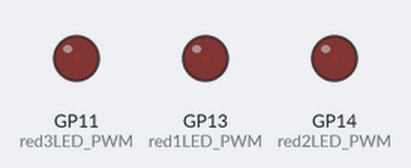
Simulated run of this program. Board: Raspberry Pi Pico running MicroPython. Shown: output pins drawn as LEDs (lit = HIGH). What the program prints to the serial console is not drawn.

Above: at 0.05 s.
At 16.05 s:
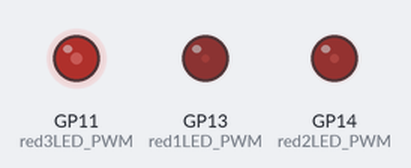
At 23.95 s:
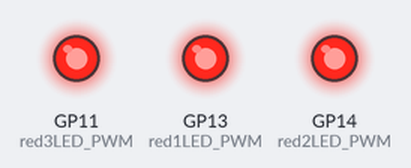
Timing chart, 0 to 31.2 s (numbered marks = the images above):
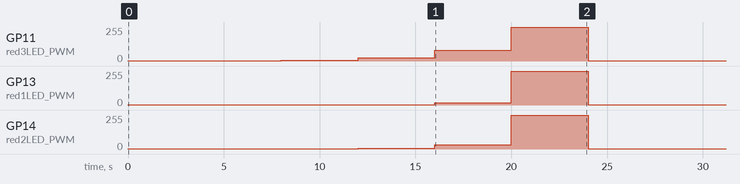

The program:

comparison_dimming_eq.py
```python
# Program to use a potentiometer
# as a dimmer switch for an LED
# comparing various nonlinear scalings for dimming
# HW for Pico Lesson 10 and 11
# Lori Pfahler
# April 2023


# import modules
from machine import Pin, PWM, ADC
from utime import sleep

# setup potentiometers on ADC pins: ADC0 and ADC1
myPot = machine.ADC(26)

# setup red LEDs with PWM
# eq65535 LED
red1LED_PWM = PWM(Pin(13))
red1LED_PWM.freq(1000)
red1LED_PWM.duty_u16(0)
# eq4095 LED
red2LED_PWM = PWM(Pin(14))
red2LED_PWM.freq(1000)
red2LED_PWM.duty_u16(0)
# eq100 LED
red3LED_PWM = PWM(Pin(11))
red3LED_PWM.freq(1000)
red3LED_PWM.duty_u16(0)

# setting of the potentiometer - 0%, 5%, 10%, 50%, 75%, and 100%
potList = [0, 3277, 6554, 32768, 49151, 65535]

try:
    while True:
        for i in potList:
            potValue = i
            # equation from lesson 11
            eq65535 = 65535**(potValue/65535)
            # equation using a range 0-4095 - simulating getting a 12 bit result
            # put potValue on 0-4095 scale (use percent of potValue)
            potVal4095 = (potValue/65535)*4095
            eq4095 = 4095**(potVal4095/4095)
            # equation using a range 0-100
            # put potValue on 0-100 scale (use percent of potValue)
            potVal100 = (potValue/65535)*100
            eq100 = 100**(potVal100/100)
            # scale input to duty_u16() function back to 0-65535 scale
            eq4095_scaled = (eq4095/4095)*65535
            eq100_scaled = (eq100/100)*65535
            potValue_percent = potValue/65535*100
            print(f"{potValue_percent:>3.1f}%, potValue ={potValue:>5}, eq65535 ={int(eq65535):>5}, eq4095 ={int(eq4095_scaled):>5}, eq100 ={int(eq100_scaled):>5}", end = '\r')
            # light the LEDs
            red1LED_PWM.duty_u16(int(eq65535))
            red2LED_PWM.duty_u16(int(eq4095_scaled))
            red3LED_PWM.duty_u16(int(eq100_scaled))
            sleep(4)

except KeyboardInterrupt:
    # turn off LEDs
    red1LED_PWM.duty_u16(0)
    red2LED_PWM.duty_u16(0)
    red3LED_PWM.duty_u16(0)
```

Measured:
- by itself, GP11 (red3LED_PWM): repeats every 24.0 s: 4/255 4.0 s, 25/255 4.0 s, 81/255 4.0 s, 255/255 4.0 s, 3/255 8.0 s
- by itself, GP13 (red1LED_PWM): repeats every 24.0 s: 16/255 4.0 s, 255/255 4.0 s, 1/255 16.0 s
- by itself, GP14 (red2LED_PWM): repeats every 24.0 s: 4/255 4.0 s, 32/255 4.0 s, 255/255 4.0 s, 1/255 12.0 s
